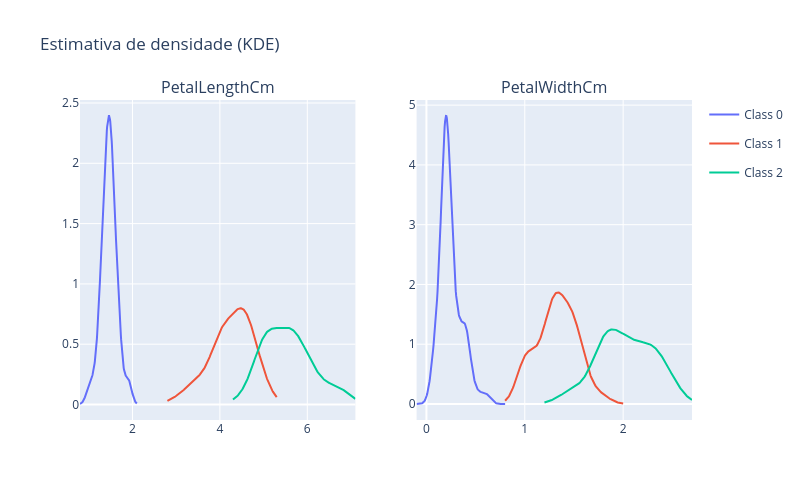

The notebook cell saved with this chart:
### Markdown cell above
### Representação gráfica da distribuição

O gráfico de estimativa de densidade de kernel (***kernel density estimate*** - KDE) é um método para visualizar a distribuição de observações em um conjunto de dados, análogo a um histograma. O KDE representa os dados usando uma curva de densidade de probabilidade contínua em uma ou mais dimensões.

### Code cell
plot_data = X.copy()
plot_data["Class"] = y.astype(str)

fig = make_subplots(rows=1, cols=2, subplot_titles=["PetalLengthCm", "PetalWidthCm"])
colors = px.colors.qualitative.Plotly

for col_idx, feature in enumerate(["PetalLengthCm", "PetalWidthCm"], start=1):
    for j, cls in enumerate(sorted(plot_data["Class"].unique())):
        values = plot_data.loc[plot_data["Class"] == cls, feature].dropna()
        xs = np.linspace(values.min() - 0.2, values.max() + 0.2, 200)
        kde = gaussian_kde(values)
        fig.add_trace(
            go.Scatter(
                x=xs,
                y=kde(xs),
                mode="lines",
                name=f"Class {cls}",
                legendgroup=cls,
                showlegend=(col_idx == 1),
                line=dict(color=colors[j % len(colors)]),
            ),
            row=1,
            col=col_idx,
        )

fig.update_layout(
    title="Estimativa de densidade (KDE)",
    width=800,
    height=500,
)
fig.show()

### Figure 1 — Plotly figure (JSON) as saved in the notebook; plotly's stock layout.template omitted (floating-point values rounded to 4 significant figures; data arrays with more than 128 entries replaced by an {"elided": "..."} marker saying what was removed)
{"data": [{"legendgroup": "0", "line": {"color": "#636EFA"}, "mode": "lines", "name": "Class 0", "showlegend": true, "type": "scatter", "x": {"elided": "200 float values"}, "xaxis": "x", "y": {"elided": "200 float values"}, "yaxis": "y"}, {"legendgroup": "1", "line": {"color": "#EF553B"}, "mode": "lines", "name": "Class 1", "showlegend": true, "type": "scatter", "x": {"elided": "200 float values"}, "xaxis": "x", "y": {"elided": "200 float values"}, "yaxis": "y"}, {"legendgroup": "2", "line": {"color": "#00CC96"}, "mode": "lines", "name": "Class 2", "showlegend": true, "type": "scatter", "x": {"elided": "200 float values"}, "xaxis": "x", "y": {"elided": "200 float values"}, "yaxis": "y"}, {"legendgroup": "0", "line": {"color": "#636EFA"}, "mode": "lines", "name": "Class 0", "showlegend": false, "type": "scatter", "x": {"elided": "200 float values"}, "xaxis": "x2", "y": {"elided": "200 float values"}, "yaxis": "y2"}, {"legendgroup": "1", "line": {"color": "#EF553B"}, "mode": "lines", "name": "Class 1", "showlegend": false, "type": "scatter", "x": {"elided": "200 float values"}, "xaxis": "x2", "y": {"elided": "200 float values"}, "yaxis": "y2"}, {"legendgroup": "2", "line": {"color": "#00CC96"}, "mode": "lines", "name": "Class 2", "showlegend": false, "type": "scatter", "x": {"elided": "200 float values"}, "xaxis": "x2", "y": {"elided": "200 float values"}, "yaxis": "y2"}], "layout": {"annotations": [{"font": {"size": 16}, "showarrow": false, "text": "PetalLengthCm", "x": 0.225, "xanchor": "center", "xref": "paper", "y": 1, "yanchor": "bottom", "yref": "paper"}, {"font": {"size": 16}, "showarrow": false, "text": "PetalWidthCm", "x": 0.775, "xanchor": "center", "xref": "paper", "y": 1, "yanchor": "bottom", "yref": "paper"}], "height": 500, "title": {"text": "Estimativa de densidade (KDE)"}, "width": 800, "xaxis": {"anchor": "y", "domain": [0, 0.45]}, "xaxis2": {"anchor": "y2", "domain": [0.55, 1]}, "yaxis": {"anchor": "x", "domain": [0, 1]}, "yaxis2": {"anchor": "x2", "domain": [0, 1]}}}
